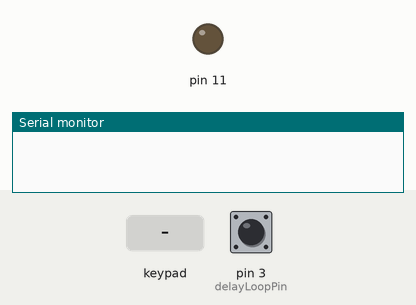
Recording of a sketch running on a simulated Arduino Leonardo, built with avr-gcc and run on an emulated ATmega32U4. Shown: output pins drawn as LEDs (lit = HIGH), the last lines printed to the serial monitor. Wiring (inferred from the names in the program): 5×5 keypad (labels assumed): rows pin 14, pin 2, pin 16, pin 15, pin 10; columns pin 8, pin 9, pin 7, pin 6, pin 5. Dashed ring = blinking. The test bench sets the inputs (shaded band); at power-on: pin 3 (delayLoopPin) HIGH. Pins used as bus, display or sensor lines are not drawn.

Above: at 1.2 s.
1.3 s: keypad keys 8 9 7 6 5 pressed 0.4 s apart
At 1.38 s:
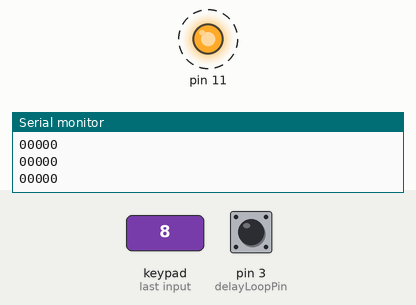
Timing chart, 0 to 4.3 s (numbered marks = the images above; inputs shaded):
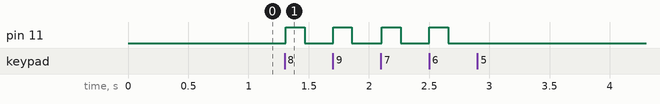

The sketch:

code_keyboard.ino
```cpp
#include <Keyboard.h>


////Config variables
//Matrix Setup
const int LAYERS = 3;
const int ROWS = 5;
const int COLUMNS = 5;

//Loop Delay
int delayLoopPin = 3;

//Input pins,
int ColPins[COLUMNS] = {8,9,7,6,5};
int RowPins[ROWS] = {14,2,16,15,10};

//Output debug info to serial monitor
const bool EnableDebug = true;

////System Variables

//Default Buttons
const int NO_ACTION = 0;
const int LAYER_RAISE = 1;
const int LAYER_LOWER = 2;

//Keymap
bool switchStates[ROWS][COLUMNS];
int currentLayer = 0; //0 raised; 1 default; 2 lowered;

const unsigned int Keymap[LAYERS][ROWS][COLUMNS] =
{
  {//0 Raised layer
    {
      222,//  -
      235, // .
      223, // +
      224, // Enter
      NO_ACTION //
    },
    {
      221, // *
      227, // 3
      233, // 9
      230, // 6
      NO_ACTION  //
    },
    {
      220, // //
      226, // 2
      232, // 8
      229, // 5
      NO_ACTION  //
    },
    {
      NO_ACTION, //
      NO_ACTION, //
      NO_ACTION, //
      NO_ACTION, //
      234, // 0
    },
    {
      219,  // META
      225,  // 1
      231, // 7
      228,  // 4
      NO_ACTION,
    }
   }
 };


void setup()
{
  setupPins();
  Serial.begin(9600);
  pinMode(11, OUTPUT);
}

void delayByPin() {
  //If delayPin becomes low (connected to ground) then delay loop
  //implemented to stop the chip from becoming stuck in a key spamming loop
  //Note: Can be removed if in need of the extra pin.
  while (digitalRead(delayLoopPin) == LOW)
  {
    delay(8000);
  }
}

void loop()
{
  delayByPin();
  switchMatrixLoop();
  delay(10);
}

void setupPins() {
  pinMode(delayLoopPin, INPUT_PULLUP);

  //Setup col pins
  for(int i=0; i<COLUMNS; i++){
    pinMode(ColPins[i], INPUT_PULLUP);
  }

  //Setup row pins
  for(int i=0; i<ROWS; i++){
    pinMode(RowPins[i], OUTPUT);
  }
}

void switchMatrixLoop() {
  //loop through columns, loop through rows and read outputs
  for(int row = 0; row < ROWS; row++)
  {
    digitalWrite(RowPins[row], LOW); //Power Low on column
    for(int column = 0; column < COLUMNS; column++)
    {
      //Pass inverted pin state of ColPin as row state because of INPUT_PULLUP
      //If the switch is pressed, this column should be pulled LOW by the column pin.
      //By inverting this a pressed key is 1 and a released key is 0.
      keyChangeCheck(!digitalRead(ColPins[column]), row, column);
    }
    digitalWrite(RowPins[row], HIGH); //Power back to High on Column
  }
}


void releaseAllSwitchStates() //Clear switchStates array
{
  for(int y = 0; y < ROWS; y++){
    for(int z = 0; z < COLUMNS; z++){
      switchStates[y][z] = false;
    }
  }
}

void keyChangeCheck(bool currentState, int row, int column)
{
  bool previousState = switchStates[row][column];
  if(currentState == previousState)   //Key is the same
  {
    //No change;
  }
  else if (currentState == HIGH)      //Key is pressed
  {
    switchStates[row][column] = true;
    keyPressHandler(Keymap[currentLayer][row][column]);

    DebugPrintKeyState();
  }
  else                                //Key is released
  {
    //Serial.println(String(Keymap[currentLayer][row][column]) + String(" Key released, Layer: ") + currentLayer + String(" Row: ") + row + String(" Column: ") + column);
    switchStates[row][column] = false;
    keyReleaseHandler(Keymap[currentLayer][row][column]);

    DebugPrintKeyState();
  }
}
void keyPressHandler(int key) //Key Press
{
  if(key == LAYER_RAISE){
    Keyboard.releaseAll();
    releaseAllSwitchStates();
    currentLayer = 0;
  }
  else if(key == LAYER_LOWER){
    Keyboard.releaseAll();
    releaseAllSwitchStates();
    currentLayer = 2;
  }
  else if(key == NO_ACTION){
    // Do nothing
  }
  else {
    digitalWrite(11, HIGH);
    Keyboard.press(key);
  }
}

void keyReleaseHandler(int key) //Key Release
{
  if(key == LAYER_RAISE){
    Keyboard.releaseAll();
    releaseAllSwitchStates();
    currentLayer = 1;
  }
  else if(key == LAYER_LOWER){
    Keyboard.releaseAll();
    releaseAllSwitchStates();
    currentLayer = 1;
  }
  else if(key == NO_ACTION){
    // Do nothing
  }
  else {
    Keyboard.release(key);
    digitalWrite(11, LOW);
  }
}


void DebugPrintKeyState()//Debugging
{
  if(EnableDebug)
  {
  Serial.println("Matrix State:");
  for(int y = 0; y < ROWS; y++){
    for(int z = 0; z < COLUMNS; z++){
      Serial.print(switchStates[y][z]);
    }
    Serial.println("");
   }
   Serial.println("");
  }
}
```

Measured:
- after the input at 1.3 s, pin 11: alternates HIGH for 0.16 s and LOW for 0.24 s, 8 changes in all, then stays LOW, starting at once
